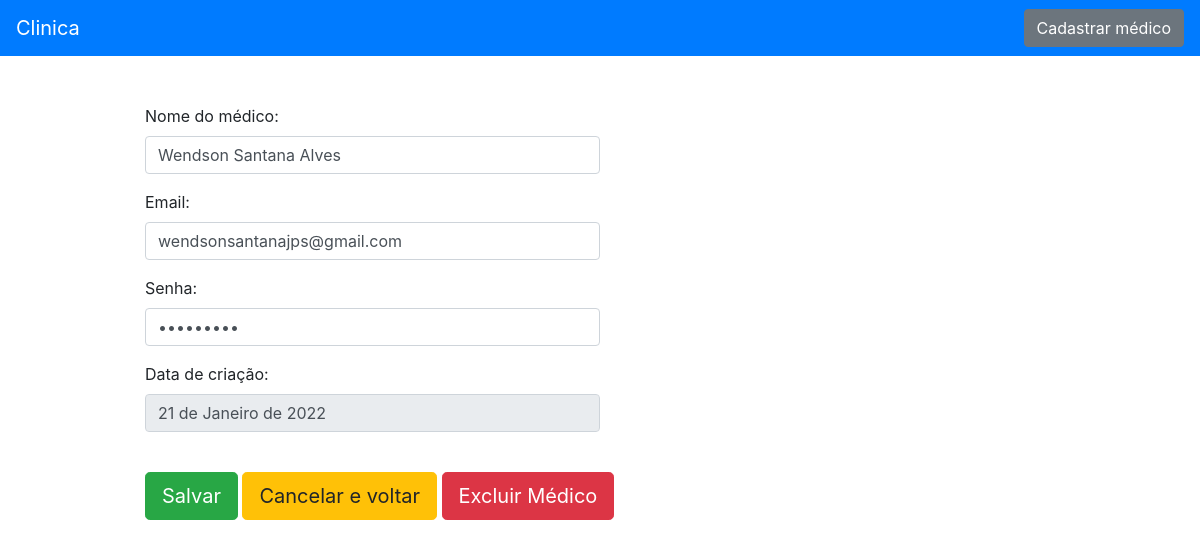
/auth/ver_medico/1, run on the app's committed database.
### medico/models.py (models this page shows, shortened)
class Medicos(models.Model):
    nome = models.CharField(max_length=50)
    email = models.EmailField()
    senha = models.CharField(max_length=100)
    data_criacao = models.DateField(default=date.today)
    class Meta:
        verbose_name = "Medico"

### medico/views.py (the view)
# urls.py: path('ver_medico/<int:id>', views.ver_medicos, name="ver_medicos"),
def ver_medicos(request, id):
    medicos = Medicos.objects.get(id=id)
    return render(request, 'ver_medico.html', {'medico': medicos, 'id_medico': id})

### medico/templates/ver_medico.html (shortened to what this page needs)
<!doctype html>
<html lang="en">
  <head>
    <link rel="stylesheet" href="https://cdn.jsdelivr.net/npm/bootstrap@4.6.1/dist/css/bootstrap.min.css">
  </head>
  <body>
    <nav class="navbar navbar-dark  bg-primary">
        <a class="navbar-brand" href="{% url 'home' %}">Clinica</a>
        <a href="{% url 'cadastrar' %}" class="btn btn-secondary">Cadastrar médico</a>
      </nav>
    <div class="container">
        <br>
        <div style="padding-left: 100px; padding-right:100px; "  class="container">
            <br>
            <form action="{% url 'alterar_medico' %}" method="POST">
                <p>
                    <label> Nome do médico:</label>
                    <input style="width: 50%;" type="text" class="form-control" value="{{medico.nome}}" name="medico_nome">
                </p>
                <p>
                    <label> Email:</label>
                    <input style="width: 50%;" type="text" class="form-control" value="{{medico.email}}" name="medico_email">
                </p>
                <p>
                    <label> Senha:</label>
                    <input style="width: 50%;" type="password" class="form-control" value="{{medico.senha}}" name="medico_senha">
                <p>
                    <label> Data de criação:</label>
                    <input style="width: 50%;" type="text" class="form-control" value="{{medico.data_criacao}}" readonly>
                </p>
                <br>
                    <input style="display: inline-block;" type="submit" class="btn btn-success btn-lg" value="Salvar">
                    <a href="{% url 'home_medico' %}" class="btn btn-warning btn-lg" >Cancelar e voltar</a>
                    <button type="button" class="btn btn-danger btn-lg" data-toggle="modal" data-target="#exampleModal3">Excluir Médico</button>
                </form>
            </div>
    </div>
  </body>
</html>

### data on the page
Medicos: medico_nome "Wendson Santana Alves", medico_email "wendsonsantanajps@gmail.com", data_criacao "21 de Janeiro de 2022"
